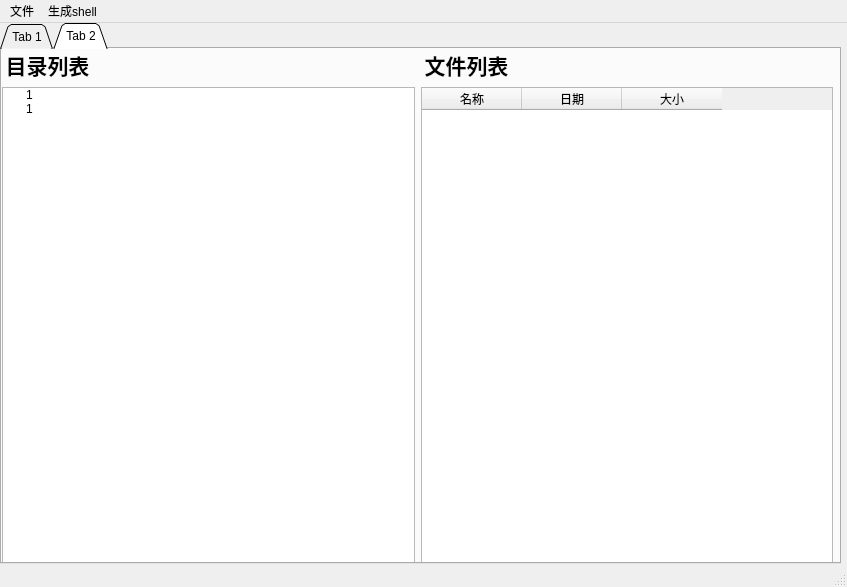
<?xml version="1.0" encoding="UTF-8"?>
<ui version="4.0">
 <class>MainWindow</class>
 <widget class="QMainWindow" name="MainWindow">
  <property name="geometry">
   <rect>
    <x>0</x>
    <y>0</y>
    <width>847</width>
    <height>587</height>
   </rect>
  </property>
  <property name="windowTitle">
   <string>Shell管理工具</string>
  </property>
  <property name="windowIcon">
   <iconset>
    <normaloff>C:/Users/r1ngs/Pictures/file_type_latino.svg</normaloff>C:/Users/r1ngs/Pictures/file_type_latino.svg</iconset>
  </property>
  <property name="toolTipDuration">
   <number>0</number>
  </property>
  <widget class="QWidget" name="centralwidget">
   <widget class="QTabWidget" name="tabWidget">
    <property name="geometry">
     <rect>
      <x>0</x>
      <y>0</y>
      <width>841</width>
      <height>541</height>
     </rect>
    </property>
    <property name="tabShape">
     <enum>QTabWidget::Triangular</enum>
    </property>
    <property name="currentIndex">
     <number>1</number>
    </property>
    <property name="usesScrollButtons">
     <bool>true</bool>
    </property>
    <property name="tabsClosable">
     <bool>false</bool>
    </property>
    <property name="movable">
     <bool>true</bool>
    </property>
    <widget class="QWidget" name="tab">
     <attribute name="title">
      <string>Tab 1</string>
     </attribute>
     <widget class="QTableWidget" name="tableWidget">
      <property name="geometry">
       <rect>
        <x>0</x>
        <y>10</y>
        <width>831</width>
        <height>501</height>
       </rect>
      </property>
      <property name="sizePolicy">
       <sizepolicy hsizetype="Maximum" vsizetype="Expanding">
        <horstretch>0</horstretch>
        <verstretch>0</verstretch>
       </sizepolicy>
      </property>
      <property name="font">
       <font>
        <pointsize>9</pointsize>
       </font>
      </property>
      <property name="contextMenuPolicy">
       <enum>Qt::CustomContextMenu</enum>
      </property>
      <property name="layoutDirection">
       <enum>Qt::LeftToRight</enum>
      </property>
      <property name="autoFillBackground">
       <bool>false</bool>
      </property>
      <property name="autoScrollMargin">
       <number>15</number>
      </property>
      <property name="selectionBehavior">
       <enum>QAbstractItemView::SelectRows</enum>
      </property>
      <property name="rowCount">
       <number>0</number>
      </property>
      <attribute name="horizontalHeaderMinimumSectionSize">
       <number>23</number>
      </attribute>
      <attribute name="horizontalHeaderDefaultSectionSize">
       <number>157</number>
      </attribute>
      <attribute name="verticalHeaderVisible">
       <bool>false</bool>
      </attribute>
      <column>
       <property name="text">
        <string>URL链接</string>
       </property>
      </column>
      <column>
       <property name="text">
        <string>IP地址</string>
       </property>
      </column>
      <column>
       <property name="text">
        <string>密码</string>
       </property>
      </column>
      <column>
       <property name="text">
        <string>物理位置</string>
       </property>
      </column>
      <column>
       <property name="text">
        <string>网站备注</string>
       </property>
      </column>
     </widget>
    </widget>
    <widget class="QWidget" name="tab_2">
     <attribute name="title">
      <string>Tab 2</string>
     </attribute>
     <widget class="QWidget" name="layoutWidget">
      <property name="geometry">
       <rect>
        <x>0</x>
        <y>0</y>
        <width>831</width>
        <height>521</height>
       </rect>
      </property>
      <layout class="QGridLayout" name="gridLayout">
       <item row="1" column="1">
        <widget class="QTableWidget" name="tableWidget_2">
         <column>
          <property name="text">
           <string>名称</string>
          </property>
         </column>
         <column>
          <property name="text">
           <string>日期</string>
          </property>
         </column>
         <column>
          <property name="text">
           <string>大小</string>
          </property>
         </column>
        </widget>
       </item>
       <item row="1" column="0">
        <widget class="QTreeWidget" name="treeWidget">
         <attribute name="headerVisible">
          <bool>false</bool>
         </attribute>
         <attribute name="headerHighlightSections">
          <bool>false</bool>
         </attribute>
         <column>
          <property name="text">
           <string>1</string>
          </property>
         </column>
         <item>
          <property name="text">
           <string>1</string>
          </property>
         </item>
         <item>
          <property name="text">
           <string>1</string>
          </property>
         </item>
        </widget>
       </item>
       <item row="0" column="0">
        <widget class="QLabel" name="label">
         <property name="maximumSize">
          <size>
           <width>91</width>
           <height>61</height>
          </size>
         </property>
         <property name="text">
          <string>&lt;html&gt;&lt;head/&gt;&lt;body&gt;&lt;p align=&quot;center&quot;&gt;&lt;span style=&quot; font-size:16pt; font-weight:600;&quot;&gt;目录列表&lt;/span&gt;&lt;/p&gt;&lt;/body&gt;&lt;/html&gt;</string>
         </property>
         <property name="textFormat">
          <enum>Qt::RichText</enum>
         </property>
         <property name="scaledContents">
          <bool>false</bool>
         </property>
         <property name="margin">
          <number>2</number>
         </property>
        </widget>
       </item>
       <item row="0" column="1">
        <widget class="QLabel" name="label_2">
         <property name="maximumSize">
          <size>
           <width>91</width>
           <height>61</height>
          </size>
         </property>
         <property name="text">
          <string>&lt;html&gt;&lt;head/&gt;&lt;body&gt;&lt;p align=&quot;center&quot;&gt;&lt;span style=&quot; font-size:16pt; font-weight:600;&quot;&gt;文件列表&lt;/span&gt;&lt;/p&gt;&lt;/body&gt;&lt;/html&gt;</string>
         </property>
         <property name="textFormat">
          <enum>Qt::RichText</enum>
         </property>
         <property name="scaledContents">
          <bool>false</bool>
         </property>
         <property name="margin">
          <number>2</number>
         </property>
        </widget>
       </item>
      </layout>
     </widget>
    </widget>
   </widget>
  </widget>
  <widget class="QStatusBar" name="statusbar"/>
  <widget class="QMenuBar" name="menubar">
   <property name="geometry">
    <rect>
     <x>0</x>
     <y>0</y>
     <width>847</width>
     <height>23</height>
    </rect>
   </property>
   <widget class="QMenu" name="menu_shell">
    <property name="title">
     <string>生成shell</string>
    </property>
    <addaction name="genShellPhp"/>
   </widget>
   <widget class="QMenu" name="menu">
    <property name="title">
     <string>文件</string>
    </property>
    <addaction name="action_shell"/>
   </widget>
   <addaction name="menu"/>
   <addaction name="menu_shell"/>
  </widget>
  <action name="genShellPhp">
   <property name="text">
    <string>php一句话木马</string>
   </property>
  </action>
  <action name="action_shell">
   <property name="text">
    <string>添加shell</string>
   </property>
  </action>
 </widget>
 <resources/>
 <connections/>
</ui>
